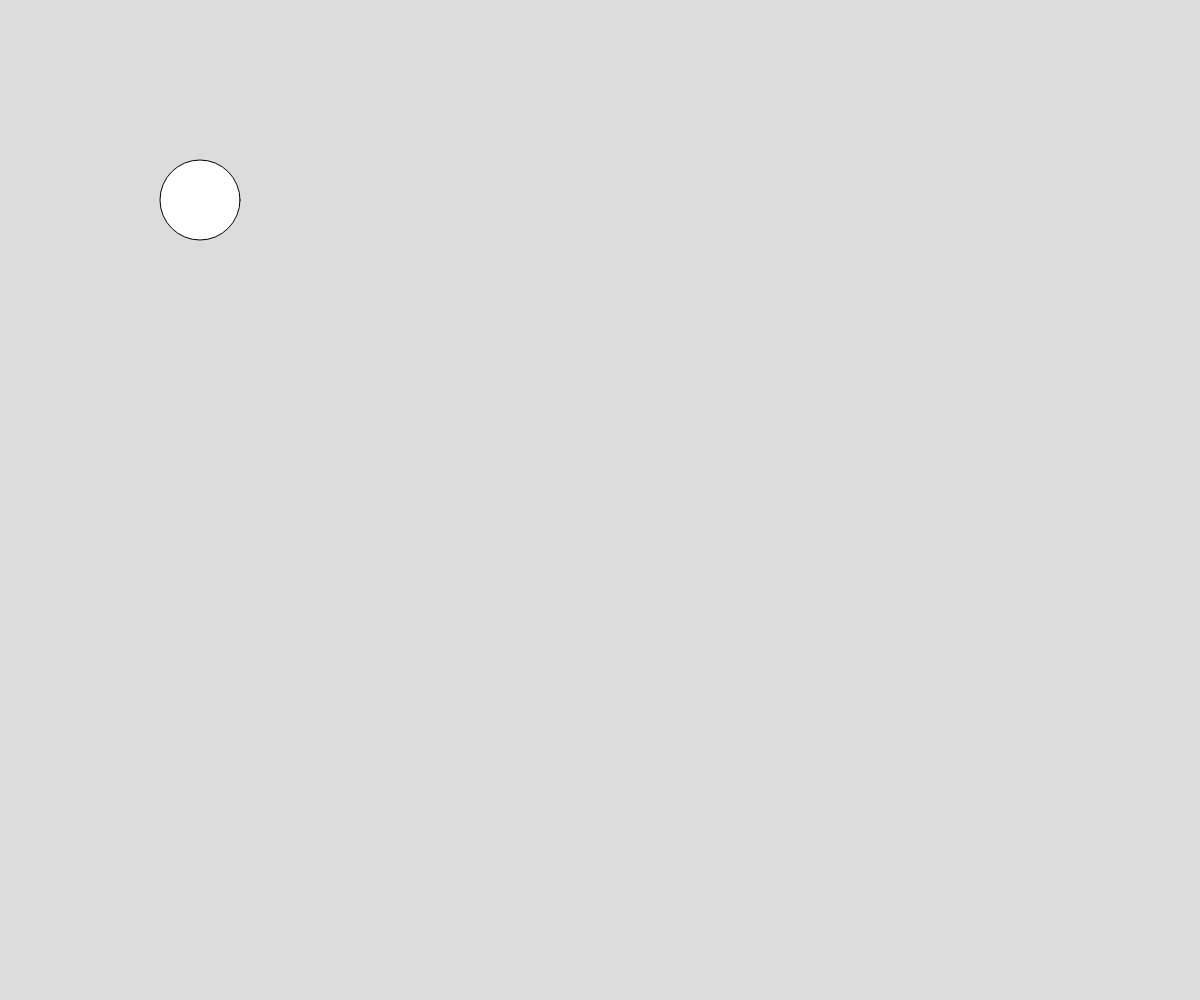
Frame 1 (no input)
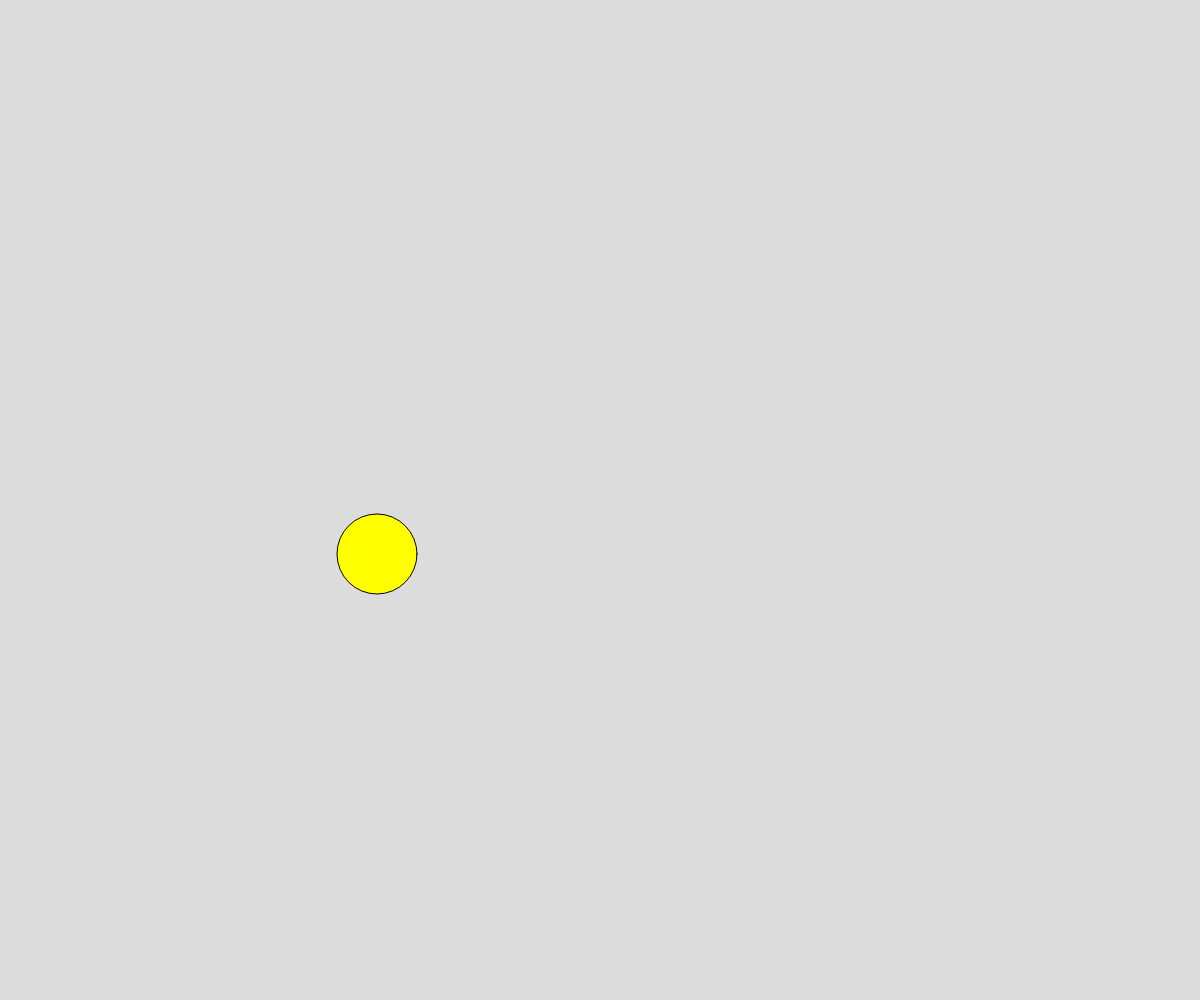
Frame 60 (no input)
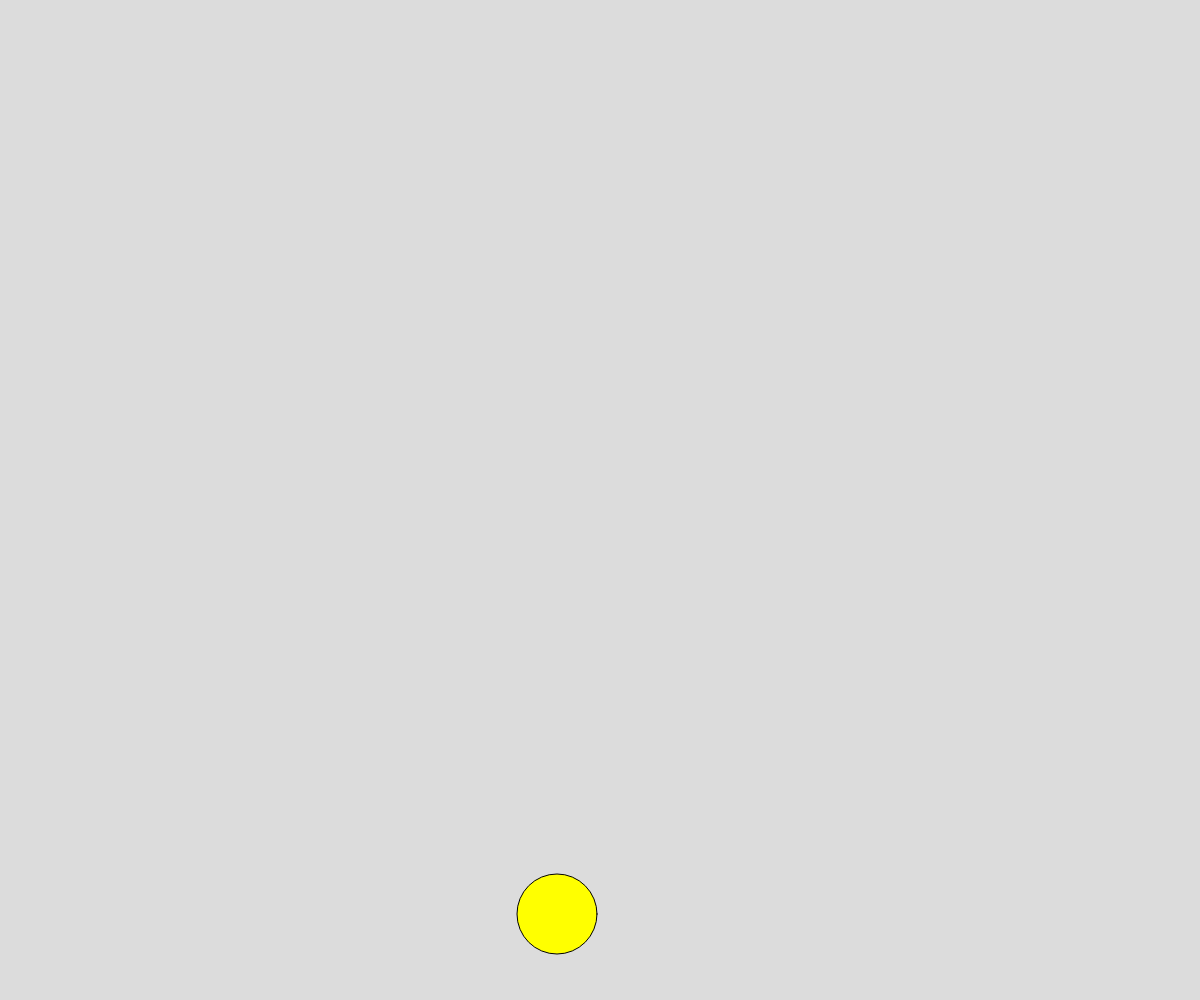
Frame 120 (the mouse pressed at the canvas centre since frame 60)

The p5.js sketch that drew these frames (run headless with seeded random() and noise() and a simulated clock; from frame 60 on, the mouse is pressed at the canvas centre):

// p5.js sketch
// ── sketch.js

let xPos = 200;
let yPos = xPos
let Size = 40
let xSpeed = 3
let ySpeed = 6
let diameter = Size * 2
function setup() {
  createCanvas(windowWidth, windowHeight);
}

function draw() {
  background(220);

  // Tegner bolden
  circle(xPos, yPos, diameter)

  xPos = xPos +  xSpeed
  yPos = yPos +  ySpeed

  // Farve til bolden
  let pastMiddleOfCanvas = width / 2 > xPos
  if (pastMiddleOfCanvas) {
    fill('yellow')
  } else {
    fill('orange')
  }

  // For den til at flytte sig fra 
  let pastLeftEdge = 0 > xPos - Size
  let pastRightEdge = width < xPos + Size
  if (pastRightEdge || pastLeftEdge) {
    xSpeed = -xSpeed
  }

  let belowbottom = height < yPos + Size
  let abovetop = 0 > yPos - Size
  if(belowbottom || abovetop){
    ySpeed = -ySpeed
  }
}
